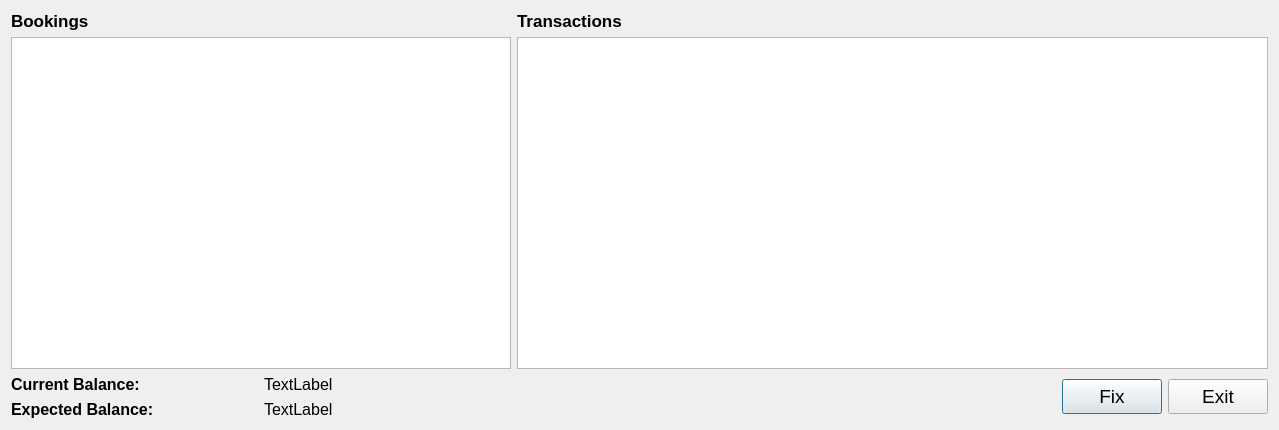
<?xml version="1.0" encoding="UTF-8"?>
<ui version="4.0">
 <class>Validate</class>
 <widget class="QDialog" name="Validate">
  <property name="geometry">
   <rect>
    <x>0</x>
    <y>0</y>
    <width>1279</width>
    <height>430</height>
   </rect>
  </property>
  <property name="windowTitle">
   <string>Dialog</string>
  </property>
  <layout class="QGridLayout" name="gridLayout_3">
   <item row="0" column="0">
    <layout class="QGridLayout" name="gridLayout_2">
     <item row="1" column="0">
      <layout class="QVBoxLayout" name="verticalLayout_3">
       <item>
        <layout class="QHBoxLayout" name="horizontalLayout_8">
         <item>
          <widget class="QLabel" name="label_3">
           <property name="font">
            <font>
             <pointsize>12</pointsize>
             <weight>75</weight>
             <bold>true</bold>
            </font>
           </property>
           <property name="text">
            <string>Current Balance:</string>
           </property>
          </widget>
         </item>
         <item>
          <widget class="QLabel" name="valCur">
           <property name="font">
            <font>
             <pointsize>12</pointsize>
            </font>
           </property>
           <property name="text">
            <string>TextLabel</string>
           </property>
          </widget>
         </item>
        </layout>
       </item>
       <item>
        <layout class="QHBoxLayout" name="horizontalLayout_12">
         <item>
          <widget class="QLabel" name="label_4">
           <property name="font">
            <font>
             <pointsize>12</pointsize>
             <weight>75</weight>
             <bold>true</bold>
            </font>
           </property>
           <property name="text">
            <string>Expected Balance:</string>
           </property>
          </widget>
         </item>
         <item>
          <widget class="QLabel" name="valExpect">
           <property name="font">
            <font>
             <pointsize>12</pointsize>
            </font>
           </property>
           <property name="text">
            <string>TextLabel</string>
           </property>
          </widget>
         </item>
        </layout>
       </item>
      </layout>
     </item>
     <item row="1" column="1">
      <layout class="QHBoxLayout" name="horizontalLayout_10">
       <item>
        <spacer name="horizontalSpacer">
         <property name="orientation">
          <enum>Qt::Horizontal</enum>
         </property>
         <property name="sizeHint" stdset="0">
          <size>
           <width>40</width>
           <height>20</height>
          </size>
         </property>
        </spacer>
       </item>
       <item>
        <widget class="QPushButton" name="valFix">
         <property name="minimumSize">
          <size>
           <width>100</width>
           <height>35</height>
          </size>
         </property>
         <property name="maximumSize">
          <size>
           <width>100</width>
           <height>16777215</height>
          </size>
         </property>
         <property name="font">
          <font>
           <pointsize>14</pointsize>
          </font>
         </property>
         <property name="text">
          <string>Fix</string>
         </property>
        </widget>
       </item>
       <item>
        <widget class="QPushButton" name="valExit">
         <property name="minimumSize">
          <size>
           <width>100</width>
           <height>35</height>
          </size>
         </property>
         <property name="maximumSize">
          <size>
           <width>100</width>
           <height>16777215</height>
          </size>
         </property>
         <property name="font">
          <font>
           <pointsize>14</pointsize>
          </font>
         </property>
         <property name="text">
          <string>Exit</string>
         </property>
        </widget>
       </item>
      </layout>
     </item>
     <item row="0" column="1">
      <layout class="QGridLayout" name="gridLayout">
       <item row="0" column="0">
        <widget class="QLabel" name="label_2">
         <property name="font">
          <font>
           <pointsize>13</pointsize>
           <weight>75</weight>
           <bold>true</bold>
          </font>
         </property>
         <property name="text">
          <string>Transactions</string>
         </property>
        </widget>
       </item>
       <item row="1" column="0">
        <widget class="QTableWidget" name="valTrans">
         <property name="font">
          <font>
           <pointsize>11</pointsize>
          </font>
         </property>
        </widget>
       </item>
      </layout>
     </item>
     <item row="0" column="0">
      <layout class="QVBoxLayout" name="verticalLayout_4">
       <item>
        <widget class="QLabel" name="label">
         <property name="font">
          <font>
           <pointsize>13</pointsize>
           <weight>75</weight>
           <bold>true</bold>
          </font>
         </property>
         <property name="text">
          <string>Bookings</string>
         </property>
        </widget>
       </item>
       <item>
        <widget class="QTableWidget" name="valBook">
         <property name="sizePolicy">
          <sizepolicy hsizetype="Minimum" vsizetype="Expanding">
           <horstretch>0</horstretch>
           <verstretch>0</verstretch>
          </sizepolicy>
         </property>
         <property name="minimumSize">
          <size>
           <width>500</width>
           <height>0</height>
          </size>
         </property>
         <property name="font">
          <font>
           <pointsize>11</pointsize>
          </font>
         </property>
        </widget>
       </item>
      </layout>
     </item>
    </layout>
   </item>
  </layout>
  <zorder>verticalLayoutWidget</zorder>
  <zorder>horizontalLayoutWidget</zorder>
  <zorder>horizontalLayoutWidget_2</zorder>
 </widget>
 <resources/>
 <connections/>
</ui>
